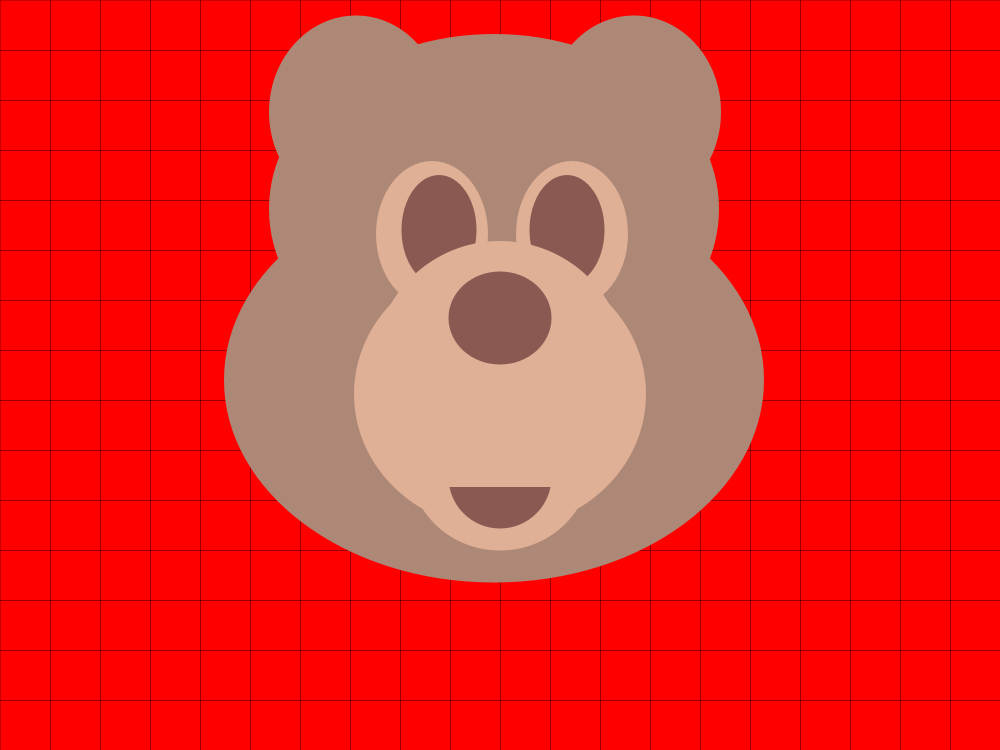
Frame 1 (no input)
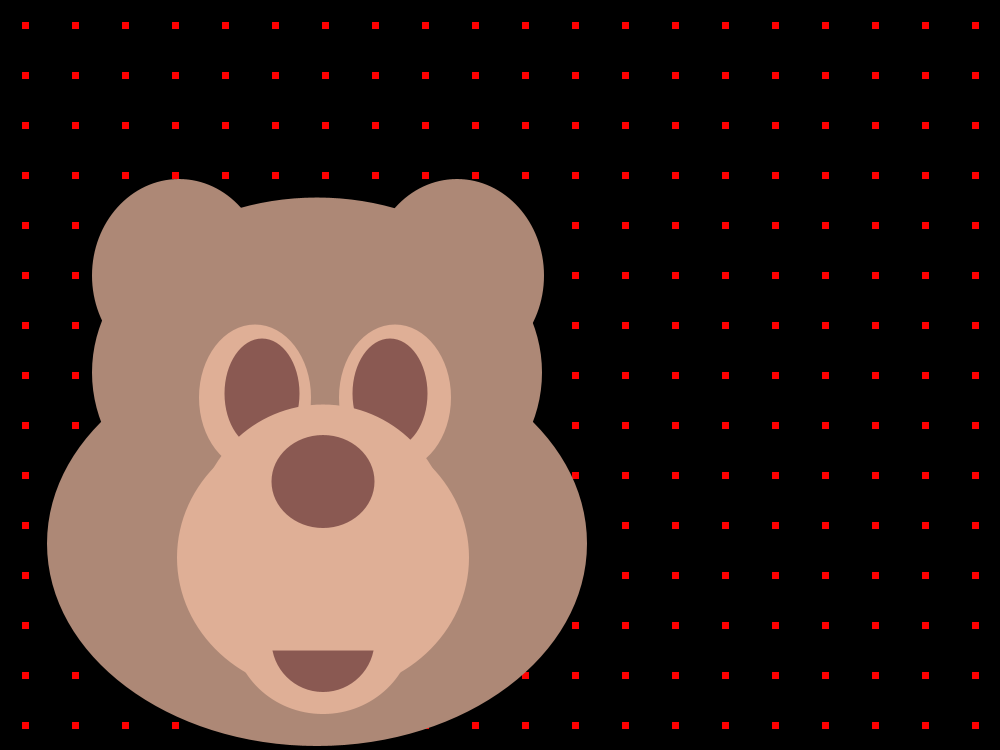
Frame 60 (the mouse pressed at the canvas centre just before this capture)
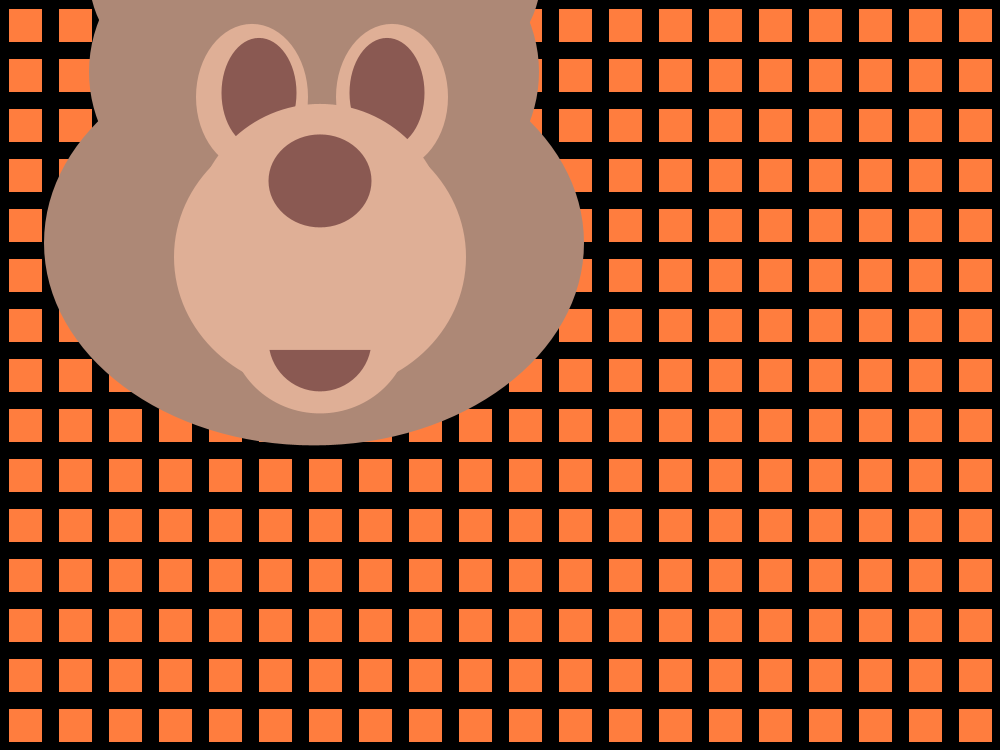
Frame 120 (the mouse held since frame 60 and released just before this capture)

The Processing sketch that drew these frames (run headless with seeded random() and noise(); from frame 60 on, the mouse is pressed at the canvas centre):

// Processing sketch: processing_78989
// ── processing_78989.pde

// Title: "Billy Bear Ham Disco" - 14/11/12
// Author: Joseph Dominic McLaughlin 
// 
// Description:
// An animated and interactive version of the "Ham Bear" created in my previous Creative Coding assignment. 
// The bear now bounces across the screen with a colourful and changing psychedelic grid in the background. 
//
// Mouse controls: 
// Left/Right: controls direction of bear / also changes the background colour.
// Click: Makes the bear bounce higher.
//
// Keyboard controls: 
// Q - Stretch bear
// A - Shrink bear

///////////////////////////////////////////////////////

// GLOBAL VARIABLES

// initial x/y positions of bear
float x = 200; // 
float y = 0; // 

// variables used for the physics in "bearBounce" function
float ySpeed = 2; // 
float yGravity = 0.09; // 

// variables used for the speed of the strokeweight change in the "grid" function
int s = 0; //  
int strokeSpeed = 1; // 

// variable to enable stretching of the bears face
int wide = 10; 

///////////////////////////////////////////////////////

// SKETCH INITIALISATION 

void setup() {
  size (1000, 750); 
  background(0); 
  //smooth();  /* with smooth on, the sketch framerate slowed too much, so I chose to leave it off. */ 
  ellipseMode(CENTER); 
  rectMode(CENTER);
}


void draw() {
  background(255, mouseX/4, mouseX/8); // mouseX position manipulates the background color 
  grid();
//neck();  /* I created a neck for the bear, but chose to leave it out. */
  bear();
  bearBounce();
  stretch();
  movement();
  lifter();
}

///////////////////////////////////////////////////////

// FUNCTIONS 

void disco() {
  // Used to animate the strokeWeight of shapes created within the "grid" function.
  strokeWeight(abs(s));
  if (s > -50) {
    s = s + strokeSpeed; 
    if (s > 50 || s <= -49) {
      strokeSpeed = strokeSpeed * -1;
    }
  }
}


void grid() {
  // A grid of rectangles used as the background for the sketch. Includes a call to the "disco" function to enable animation.
  disco(); 
  stroke(0);
  for (int i = 0; i < width+40; i+=50) {
    for (int j = 0; j < height+40; j+=50) {
      noFill();
      rect(i, j, 100, 100);
    }
  }
} 


void bearBounce() {
  // Physics used to bounce the bear's y position.
  y = y + ySpeed;
  ySpeed = ySpeed + yGravity;
  if (y > height-540) {
    y = height-540;
    ySpeed = ySpeed * -.85;
  }
}


void lifter() {
  // When the mouse is clicked, the bear's y position will decrease and cause the bear to bounce higher.
  if (mousePressed) {
    y = y - 3;
  }
}


void movement() { 
  // Enables the bear to move left and right depending on the position of mouseX.
  if (mouseX > width/2) { // Left
    x = x + 3;
  } 
  else if (mouseX < width/2) { // Right
    x = x - 3;
  }
  // Limits the function to keep the x position of the bear within the confines of the sketch window.
  x = constrain(x, -30, 445);
}


void stretch() {
  // Enables the bear to grow or shrink using the using the "A" + "Q" keys.  
  if (keyPressed) { 
    if (key == 'a' || key == 'A') { // Shrink
      wide = wide - 2;
    } 
    else if (key == 'q' || key == 'Q') { // Grow
      wide = wide + 2;
    }
  }
 // Limits the function to stop the bear's face stretching too much.
  wide = constrain(wide, 0, 80);
}


void bear() {
  // Shapes used to create the bear. 
  // The x position of the bear is controlled by mouseX (see the "movement" function).
  // It's y position is controlled by the ySpeed and yGravity variables (see the "bearBounce" function) and also the "lifter" function. 
  // The width and height of the bear are manipulated using the "wide" variable (see the "stretch" function).
  noStroke();
  // Head 
  fill(173, 136, 118);  
  ellipse(x+294, y+209, 440+wide, 340+wide); // Forehead
  ellipse(x+294, y+380, 530+wide, 395+wide); // Lower head
  ellipse (x+156, y+112, 164+wide, 183+wide); // Left ear
  ellipse (x+434, y+112, 164+wide, 183+wide); // Right ear
  // Face
  fill(223, 175, 150);
  ellipse (x+300, y+394, 282+wide, 261+wide); // Cheeks 
  ellipse (x+300, y+464, 171+wide, 163+wide); // Lower mouth
  ellipse (x+232, y+234, 102+wide, 136+wide); // Left eye socket
  ellipse (x+372, y+234, 102+wide, 136+wide); // Right eye socket
  // Eyeballs
  fill(138, 89, 82);
  ellipse(x+239, y+230, 65+wide, 100+wide); // Left eyeball
  ellipse(x+367, y+230, 65+wide, 100+wide); // Right eyeball
  // Eyeball fix 
  fill(223, 175, 150);         
  ellipse(x+300, y+367, 242+wide, 242+wide);
  // Bear's nose and mouth
  fill(138, 89, 82);
  ellipse(x+300, y+318, 93+wide, 93); // Nose
  ellipse(x+300, y+477, 93+wide, 93+wide); // Mouth
  // Mouth fix
  fill(223, 175, 150);
  rect(x+300, y+450, 108+wide, 64+wide);
}


void neck() {
  // A 'neck' for the bear that stretches from it's current x/y position to the bottom-middle of the screen.
  stroke(173, 136, 118); 
  strokeWeight(300);
  line(x+300, y+477, width/2, height+200);
}
